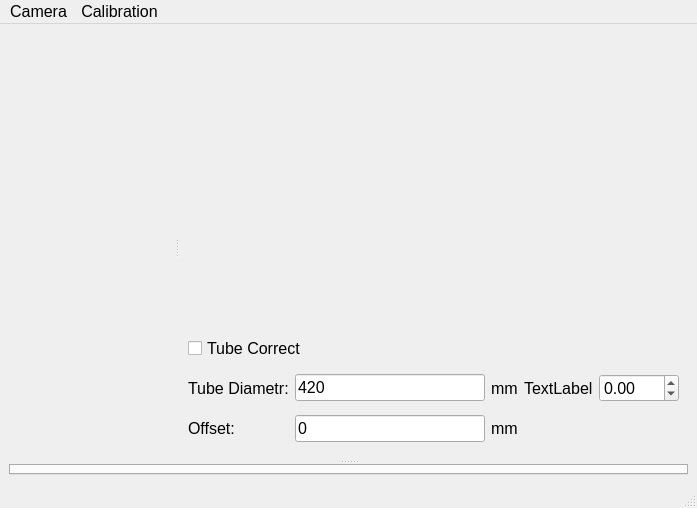
<?xml version="1.0" encoding="UTF-8"?>
<ui version="4.0">
 <class>MainWindow</class>
 <widget class="QMainWindow" name="MainWindow">
  <property name="geometry">
   <rect>
    <x>0</x>
    <y>0</y>
    <width>697</width>
    <height>508</height>
   </rect>
  </property>
  <property name="font">
   <font>
    <pointsize>12</pointsize>
   </font>
  </property>
  <property name="windowTitle">
   <string>MainWindow</string>
  </property>
  <widget class="QWidget" name="centralwidget">
   <layout class="QVBoxLayout" name="verticalLayout">
    <item>
     <widget class="QSplitter" name="splitter_2">
      <property name="orientation">
       <enum>Qt::Orientation::Vertical</enum>
      </property>
      <widget class="QSplitter" name="splitter">
       <property name="orientation">
        <enum>Qt::Orientation::Horizontal</enum>
       </property>
       <widget class="EasyImageView" name="m_camViw" native="true">
        <property name="sizePolicy">
         <sizepolicy hsizetype="Expanding" vsizetype="Expanding">
          <horstretch>0</horstretch>
          <verstretch>0</verstretch>
         </sizepolicy>
        </property>
        <property name="minimumSize">
         <size>
          <width>150</width>
          <height>0</height>
         </size>
        </property>
       </widget>
       <widget class="QWidget" name="">
        <layout class="QVBoxLayout" name="verticalLayout_2">
         <item>
          <widget class="NavigationView" name="m_navView" native="true"/>
         </item>
         <item>
          <widget class="QWidget" name="widget" native="true">
           <property name="maximumSize">
            <size>
             <width>16777215</width>
             <height>140</height>
            </size>
           </property>
           <layout class="QGridLayout" name="gridLayout">
            <item row="0" column="0" colspan="2">
             <widget class="QCheckBox" name="cb_TubeCorrect">
              <property name="text">
               <string>Tube Correct</string>
              </property>
             </widget>
            </item>
            <item row="1" column="0">
             <widget class="QLabel" name="label_4">
              <property name="text">
               <string>Tube Diametr:</string>
              </property>
             </widget>
            </item>
            <item row="1" column="1">
             <widget class="QLineEdit" name="le_TubeDiametr">
              <property name="text">
               <string>420</string>
              </property>
             </widget>
            </item>
            <item row="1" column="2">
             <widget class="QLabel" name="label_8">
              <property name="text">
               <string>mm</string>
              </property>
             </widget>
            </item>
            <item row="1" column="3">
             <widget class="QLabel" name="label">
              <property name="text">
               <string>TextLabel</string>
              </property>
             </widget>
            </item>
            <item row="1" column="4">
             <widget class="QDoubleSpinBox" name="spinBox_ScanOffset">
              <property name="minimumSize">
               <size>
                <width>80</width>
                <height>28</height>
               </size>
              </property>
              <property name="minimum">
               <double>-20.000000000000000</double>
              </property>
              <property name="maximum">
               <double>20.000000000000000</double>
              </property>
              <property name="singleStep">
               <double>0.500000000000000</double>
              </property>
             </widget>
            </item>
            <item row="2" column="0">
             <widget class="QLabel" name="label_5">
              <property name="text">
               <string>Offset:</string>
              </property>
             </widget>
            </item>
            <item row="2" column="1">
             <widget class="QLineEdit" name="le_Offset">
              <property name="text">
               <string>0</string>
              </property>
             </widget>
            </item>
            <item row="2" column="2">
             <widget class="QLabel" name="label_11">
              <property name="text">
               <string>mm</string>
              </property>
             </widget>
            </item>
           </layout>
          </widget>
         </item>
        </layout>
       </widget>
      </widget>
      <widget class="QTabWidget" name="tabWidget">
       <property name="maximumSize">
        <size>
         <width>16777215</width>
         <height>300</height>
        </size>
       </property>
       <property name="currentIndex">
        <number>-1</number>
       </property>
      </widget>
     </widget>
    </item>
   </layout>
  </widget>
  <widget class="QMenuBar" name="menubar">
   <property name="geometry">
    <rect>
     <x>0</x>
     <y>0</y>
     <width>697</width>
     <height>27</height>
    </rect>
   </property>
   <widget class="QMenu" name="menuCamera">
    <property name="title">
     <string>Camera</string>
    </property>
    <addaction name="actionCamera0"/>
    <addaction name="actionCamera1"/>
    <addaction name="actionCamera2"/>
    <addaction name="actionCamera3"/>
   </widget>
   <widget class="QMenu" name="menuCalibration">
    <property name="title">
     <string>Calibration</string>
    </property>
    <addaction name="actionZero_Position_mode"/>
    <addaction name="actionSet_zero_position"/>
   </widget>
   <addaction name="menuCamera"/>
   <addaction name="menuCalibration"/>
  </widget>
  <widget class="QStatusBar" name="statusbar"/>
  <action name="actionCamera0">
   <property name="checkable">
    <bool>true</bool>
   </property>
   <property name="text">
    <string>Camera0</string>
   </property>
  </action>
  <action name="actionCamera1">
   <property name="checkable">
    <bool>true</bool>
   </property>
   <property name="text">
    <string>Camera1</string>
   </property>
  </action>
  <action name="actionCamera2">
   <property name="checkable">
    <bool>true</bool>
   </property>
   <property name="text">
    <string>Camera2</string>
   </property>
  </action>
  <action name="actionCamera3">
   <property name="checkable">
    <bool>true</bool>
   </property>
   <property name="text">
    <string>Camera3</string>
   </property>
  </action>
  <action name="actionZero_Position_mode">
   <property name="text">
    <string>Zero Position mode</string>
   </property>
  </action>
  <action name="actionSet_zero_position">
   <property name="text">
    <string>Set zero position</string>
   </property>
  </action>
 </widget>
 <customwidgets>
  <customwidget>
   <class>EasyImageView</class>
   <extends>QWidget</extends>
   <header location="global">apcamera/easyimageview.h</header>
   <container>1</container>
  </customwidget>
  <customwidget>
   <class>NavigationView</class>
   <extends>QWidget</extends>
   <header location="global">apcamera/navigationview.h</header>
   <container>1</container>
  </customwidget>
 </customwidgets>
 <resources/>
 <connections/>
</ui>
